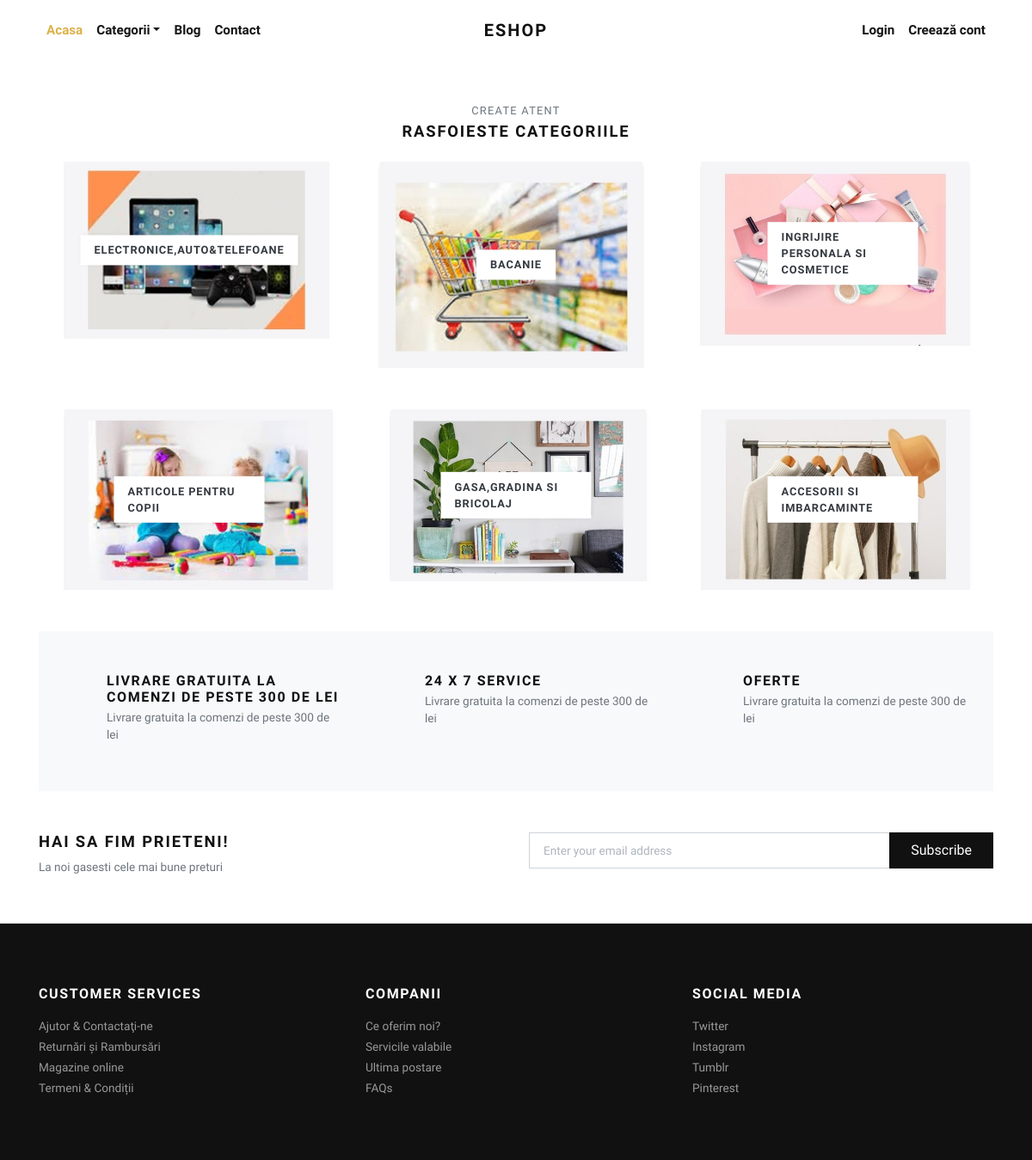
Page /categories/ on the committed database.
### store/models.py (models this page shows, shortened)
class Category(models.Model):
    title = models.CharField(max_length=50, verbose_name="Category Title")
    slug = models.SlugField(max_length=55, verbose_name="Category Slug")
    description = models.TextField(blank=True, verbose_name="Category Description")
    category_image = models.ImageField(upload_to='category', blank=True, null=True, verbose_name="Category Image")
    is_active = models.BooleanField(verbose_name="Is Active?")
    is_featured = models.BooleanField(verbose_name="Is Featured?")
    created_at = models.DateTimeField(auto_now_add=True, verbose_name="Created Date")
    updated_at = models.DateTimeField(auto_now=True, verbose_name="Updated Date")
    class Meta:
        verbose_name_plural = 'Categories'
        ordering = ('-created_at',)

### store/views.py (the view)
# urls.py: path('categories/', views.all_categories, name="all-categories"),
def all_categories(request):
    categories = Category.objects.filter(is_active=True)
    return render(request, 'store/categories.html', {'categories': categories})

### store/context_preprocessors.py (called while the page is built)
def store_menu(request):
    categories = Category.objects.filter(is_active=True)
    context = {
        'categories_menu': categories,
    }
    return context

def cart_menu(request):
    if request.user.is_authenticated:
        cart_items= Cart.objects.filter(user=request.user)
        context = {
            'cart_items': cart_items,
        }
    else:
        context = {}
    return context

### store/templates/store/categories.html (shortened to what this page needs)
{% extends 'base.html' %}
{% load static %}
      {% block content %}
      <div class="container">
        <section class="pt-5">
          <header class="text-center">
            <p class="small text-muted small text-uppercase mb-1">Create atent</p>
            <h2 class="h5 text-uppercase mb-4">Rasfoieste categoriile</h2>
          </header>
          <div class="row">
          {% if categories %}
            {% for category in categories %}
              <div class="col-md-4 mb-4 mb-md-5">
                <a class="category-item" href="{% url 'store:category-products' category.slug %}">
                  <strong class="category-item-title">{{ category.title }}</strong>
                </a>
              </div>
            {% endfor %}
          {% endif %}
          </div>
        </section>
        <section class="py-5 bg-light">
          <div class="container">
            <div class="row text-center">
              <div class="col-lg-4 mb-3 mb-lg-0">
                <div class="d-inline-block">
                  <div class="media align-items-end">
                    <svg class="svg-icon svg-icon-big svg-icon-light">
                      <use xlink:href="#delivery-time-1"> </use>
                    </svg>
                    <div class="media-body text-left ml-3">
                      <h6 class="text-uppercase mb-1">Livrare gratuita la comenzi de peste 300 de lei</h6>
                      <p class="text-small mb-0 text-muted">Livrare gratuita la comenzi de peste 300 de lei</p>
                    </div>
                  </div>
                </div>
              </div>
              <div class="col-lg-4 mb-3 mb-lg-0">
                <div class="d-inline-block">
                  <div class="media align-items-end">
                    <svg class="svg-icon svg-icon-big svg-icon-light">
                      <use xlink:href="#helpline-24h-1"> </use>
                    </svg>
                    <div class="media-body text-left ml-3">
                      <h6 class="text-uppercase mb-1">24 x 7 service</h6>
                      <p class="text-small mb-0 text-muted">Livrare gratuita la comenzi de peste 300 de lei</p>
                    </div>
                  </div>
                </div>
              </div>
              <div class="col-lg-4">
                <div class="d-inline-block">
                  <div class="media align-items-end">
                    <svg class="svg-icon svg-icon-big svg-icon-light">
                      <use xlink:href="#label-tag-1"> </use>
                    </svg>
                    <div class="media-body text-left ml-3">
                      <h6 class="text-uppercase mb-1">Oferte</h6>
                      <p class="text-small mb-0 text-muted">Livrare gratuita la comenzi de peste 300 de lei</p>
                    </div>
                  </div>
                </div>
              </div>
            </div>
          </div>
        </section>
        <section class="py-5">
          <div class="container p-0">
            <div class="row">
              <div class="col-lg-6 mb-3 mb-lg-0">
                <h5 class="text-uppercase">Hai sa fim prieteni!</h5>
                <p class="text-small text-muted mb-0">La noi gasesti cele  mai bune preturi</p>
              </div>
              <div class="col-lg-6">
                <form action="#">
                  <div class="input-group flex-column flex-sm-row mb-3">
                    <input class="form-control form-control-lg py-3" type="email" placeholder="Enter your email address" aria-describedby="button-addon2">
                    <div class="input-group-append">
                      <button class="btn btn-dark btn-block" id="button-addon2" type="submit">Subscribe</button>
                    </div>
                  </div>
                </form>
              </div>
            </div>
          </div>
        </section>
      </div>
      {% endblock content %}

### store/static/css/style.default.css (style rules this page uses)
.text-small { font-size: 0.85rem !important; }
strong { font-weight: 700; }
.category-item { display: block; position: relative; color: #343a40; transition: all 0.3s; }
.category-item-title { display: inline-block; padding: 0.5rem 1rem; background: #fff; text-transform: uppercase; letter-spacing: 0.07em; position: absolute; top: 50%; left: 50%; -webkit-transform: translate(-50%, -50%); transform: translate(-50%, -50%); box-shadow: 0 0 5px rgba(0, 0, 0, 0.07); font-size: 0.8rem; }
.text-uppercase { text-transform: uppercase; letter-spacing: 0.1em; }
.svg-icon { width: 32px; height: 32px; vertical-align: text-bottom; stroke: currentColor; stroke-width: 3; --layer1: currentColor; --layer2: currentColor; --layer3: currentColor; }
.svg-icon.svg-icon-light { stroke-width: 2; }
.svg-icon-big { width: 48px; height: 48px; }
.btn { font-weight: 400; border: 1px solid transparent; font-family: inherit; padding: 0.375rem 1.5rem; font-size: 1rem; line-height: 1.5; border-radius: 0; transition: color 0.15s ease-in-out, background-color 0.15s ease-in-out, border-color 0.15s ease-in-out, box-shadow 0.15s ease-in-out; }
.btn-dark { color: #fff; background-color: #111111; border-color: #111111; }
body { font-family: "Libre Franklin", sans-serif; font-size: 1rem; font-weight: 400; line-height: 1.5; color: #111111; background-color: #fff; }
a { color: #dcb14a; text-decoration: none; }
h1, h2, h3, h4, h5, h6, .h1, .h2, .h3, .h4, .h5, .h6 { margin-bottom: 0.5rem; font-family: inherit; font-weight: 900; line-height: 1.2; color: inherit; }
h2, .h2 { font-size: 1.9rem; }
h5, .h5 { font-size: 1.15rem; }
h6, .h6 { font-size: 1rem; }
small, .small { font-size: 80%; font-weight: 400; }
.bg-light { background-color: #f8f9fa !important; }
.form-control { padding: 0.375rem 0.75rem; font-size: 1rem; line-height: 1.5; color: #495057; background-color: #fff; border: 1px solid #ced4da; border-radius: 0; transition: border-color 0.15s ease-in-out, box-shadow 0.15s ease-in-out; }
.form-control::placeholder { color: #adb5bd; font-size: 0.85rem; font-weight: 400; }
.form-control-lg { padding: 0.5rem 1rem; font-size: 1rem; line-height: 1.5; border-radius: 0; }

### rows in the picture
Category: title "ELECTRONICE,AUTO&TELEFOANE"
Category: title "BACANIE"
Category: title "INGRIJIRE PERSONALA SI COSMETICE"
Category: title "ARTICOLE PENTRU COPII"
Category: title "GASA,GRADINA SI BRICOLAJ"
Category: title "ACCESORII SI IMBARCAMINTE"
